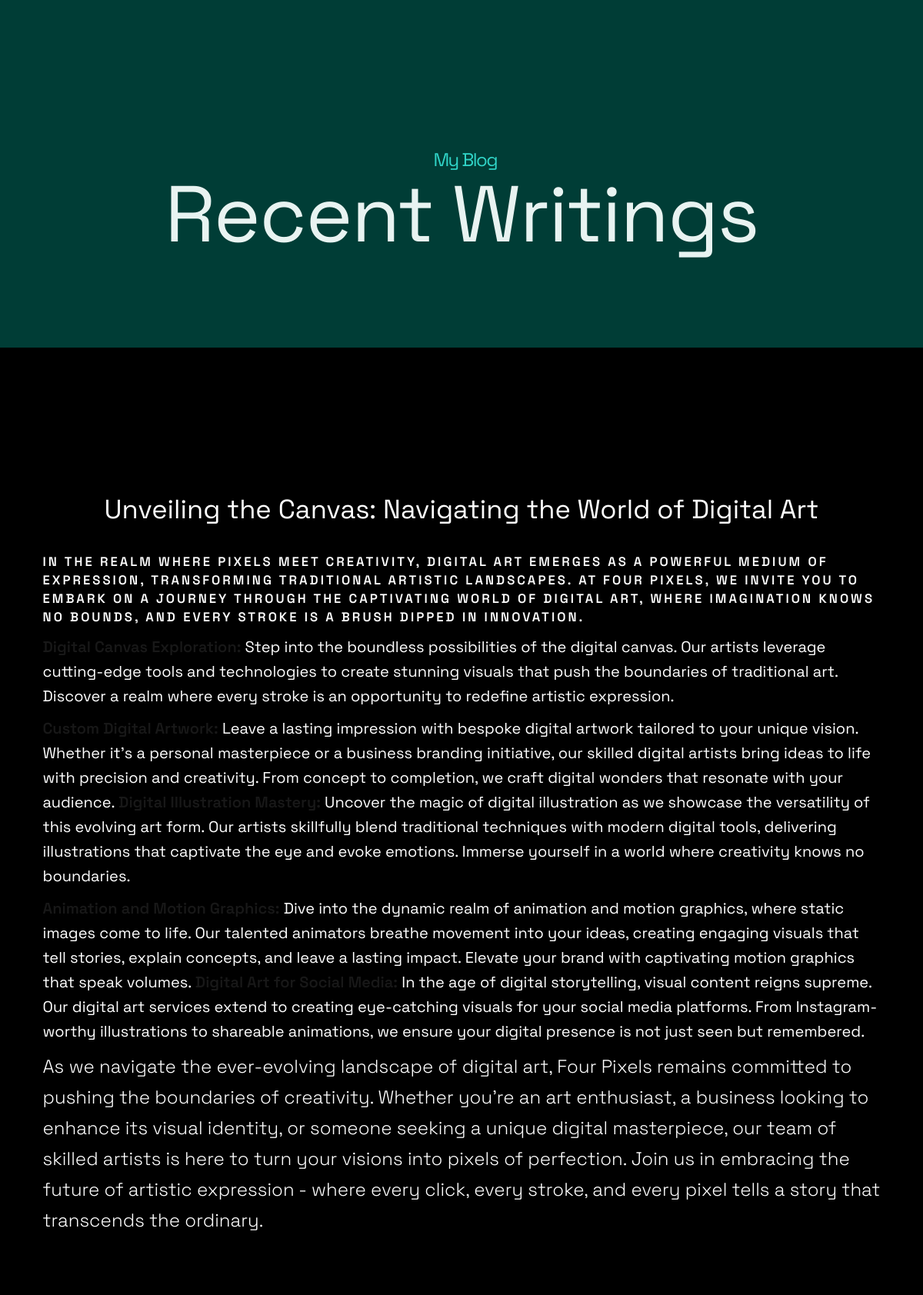
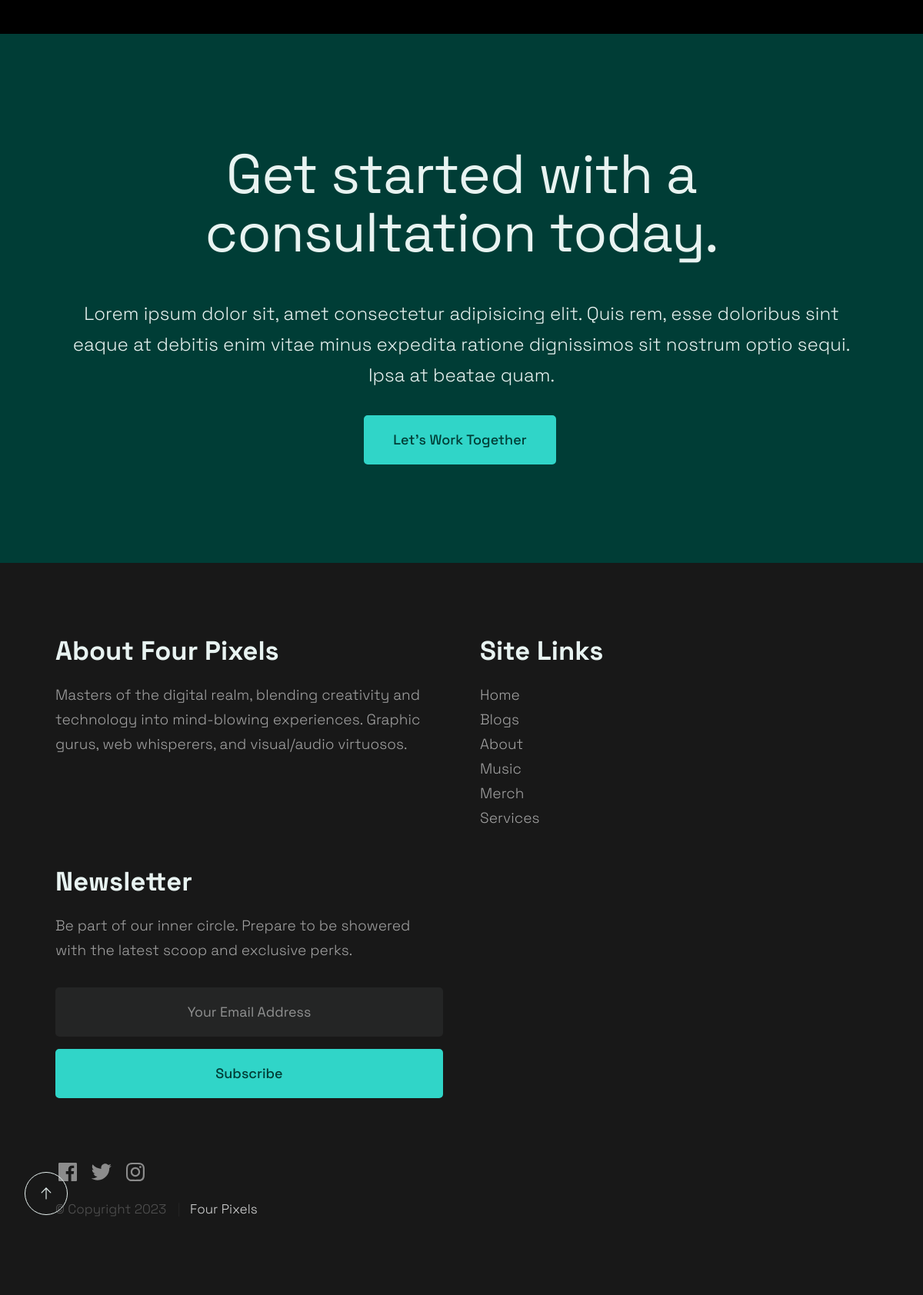
Screenshot of /blog/unveiling-the-canvas-navigating-the-world-of-digital-art/ with the database file from the repository (2 pictures, top to bottom).
### website/models.py (models this page shows, shortened)
class Blog(models.Model):
    title = models.CharField(max_length=200, blank=True, null=True)
    introduction = models.TextField(blank=True, null=True)
    paragraph_1 = models.TextField(blank=True, null=True)
    paragraph_2 = models.TextField(blank=True, null=True)
    paragraph_3 = models.TextField(blank=True, null=True)
    conclusion = models.TextField(blank=True, null=True)
    tags = models.TextField(blank=True, null=True)
    author = models.CharField(max_length=50, blank=True, null=True)
    category = models.CharField(max_length=50, blank=True, null=True)
    blog_image = models.ImageField(default="blog.jpg", blank=True, null=True)
    pub_date = models.DateTimeField(auto_now_add=True, blank=True, null=True)
    summary = models.TextField(blank=True, null=True)
    slug = models.SlugField(unique=True, null=True, blank=True)

### website/views.py (the view)
# urls.py: path("blog/<slug:slug>/", views.blog_detail, name="blog_detail"),
def blog_detail(request, slug):
    recent_blogs = Blog.objects.order_by('-pk')
    blog = get_object_or_404(Blog, slug=slug)
    page_name = f"- {blog.title}"
    tags = [
        item.strip()
        for item in blog.tags.split(',')
        if item.strip()
    ]
    context = {
        'page_name': page_name,
        'recent_blogs': recent_blogs,
        'blog': blog,
        'tags': tags,
    }
    return render(request, 'blog.html', context)

### website/templates/blog.html
{% extends 'base.html' %} {% load static %} {% block body %}
<section id="content" class="s-content">
  <section class="s-pageheader pageheader">
    <div class="row">
      <div class="column xl-12">
        <h1 class="page-title">
          <span class="page-title__small-type text-pretitle">My Blog</span>
          Recent Writings
        </h1>
      </div>
    </div>
  </section>
  <section class="s-pagecontent pagecontent">
    <div class="row">
      <div class="column xl-12 grid-block">
        <div class="grid-full">
          <h3 class="text-white text-center">{{ blog.title }}</h3>
        </div>
      </div>
    </div>
    <div class="row my-4">
      <h6 class="mb-3 text-white">{{ blog.introduction|safe }}</h6>
      <p class="mb-3 text-white">{{ blog.paragraph_1|safe }}</p>
      <p class="mb-3 text-white">{{ blog.paragraph_2|safe }}</p>
      <p class="mb-3 text-white">{{ blog.paragraph_3|safe }}</p>
      <p class="lead mb-3 text-white">{{ blog.conclusion|safe }}</p>
    </div>
  </section>
</section>
<section id="cta" class="s-cta">
  <div class="row row-x-center text-center">
    <div class="column xl-8 lg-12">
      <div class="s-cta__content">
        <h2 class="text-display-title">
          Get started with a consultation today.
        </h2>
        <p class="lead">
          Lorem ipsum dolor sit, amet consectetur adipisicing elit. Quis rem,
          esse doloribus sint eaque at debitis enim vitae minus expedita ratione
          dignissimos sit nostrum optio sequi. Ipsa at beatae quam.
        </p>
        <a href="contact.html" class="btn btn--primary">Let's Work Together</a>
      </div>
    </div>
  </div>
</section>
{% endblock %}

### website/static/css/main.css (style rules this page uses)
.text-white { color: #fff; }

### rows the page displays
Blog: title "Unveiling the Canvas: Navigating the World of Digital Art", introduction "IN THE REALM WHERE PIXELS MEET CREATIVITY, DIGITAL ART EMERGES AS A POWERFUL MEDIUM OF EXPRESSION, TRANSFORMING TRADITIONAL ARTISTIC LANDSCAPES. AT FOUR PIXELS, WE INVITE YOU TO EMBARK ON A JOURNEY THROUGH THE CAPTIVATING WORLD OF DIGITAL ART, WHERE IMAGINATION KNOWS NO BOUNDS, AND EVERY STROKE IS A BRUSH DIPPED IN INNOVATION.", paragraph_1 "Digital Canvas Exploration: Step into the boundless possibilities of the digital canvas. Our artists leverage cutting-edge tools and technologies to create stunning visuals that push the boundaries of traditional art. Discover a realm where every stroke is an opportunity to redefine artistic expression.", paragraph_2 "Custom Digital Artwork: Leave a lasting impression with bespoke digital artwork tailored to your unique vision. Whether it's a personal masterpiece or a business branding initiative, our skilled digital artists bring ideas to life with precision and creativity. From concept to completion, we craft digital wonders that resonate with your audience. Digital Illustration Mastery: Uncover the magic of digital illustration as we showcase the versatility of this evolving art form. Our artists skillfully blend traditional techniques with modern digital tools, delivering illustrations that captivate the eye and evoke emotions. Immerse yourself in a world where creativity knows no boundaries.", paragraph_3 "Animation and Motion Graphics: Dive into the dynamic realm of animation and motion graphics, where static images come to life. Our talented animators breathe movement into your ideas, creating engaging visuals that tell stories, explain concepts, and leave a lasting impact. Elevate your brand with captivating motion graphics that speak volumes. Digital Art for Social Media: In the age of digital storytelling, visual content reigns supreme. Our digital art services extend to creating eye-catching visuals for your social media platforms. From Instagram-worthy illustrations to shareable animations, we ensure your digital presence is not just seen but remembered.", conclusion "As we navigate the ever-evolving landscape of digital art, Four Pixels remains committed to pushing the boundaries of creativity. Whether you're an art enthusiast, a business looking to enhance its visual identity, or someone seeking a unique digital masterpiece, our team of skilled artists is here to turn your visions into pixels of perfection. Join us in embracing the future of artistic expression - where every click, every stroke, and every pixel tells a story that transcends the ordinary."
